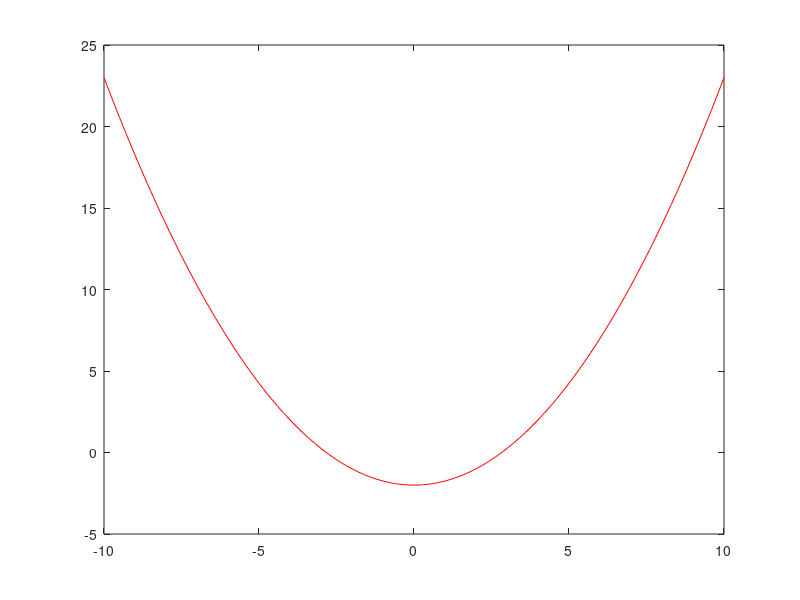

Write the MATLAB code that produced this figure.
function td_plane( )
a = -10:.1:10;
for i = 1:201
    A = [ a(1,i)  , (sqrt(2)+a(1,i)/2) ;(sqrt(2)-a(1,i)/2 ) , 0 ]; 
    T(1,i) = trace(A);
    D(1,i) = det(A);
end

plot( T,D,'r') 